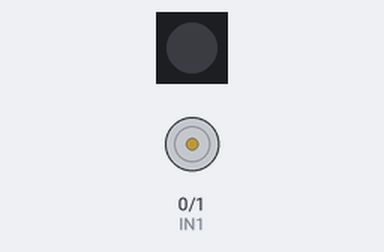
Simulated run of this sketch. Board: Arduino Uno, built with avr-gcc and run on an emulated ATmega328P. On the bench: 1 RGB LEDs in strip order, left to right, motor-driver pin pairs drawn as motors (green arrow = first pin HIGH = forward, orange = second pin HIGH = backward, longer = more drive).

Above: at 3.0 s.
Timing chart, 0 to 6.5 s (numbered marks = the images above):
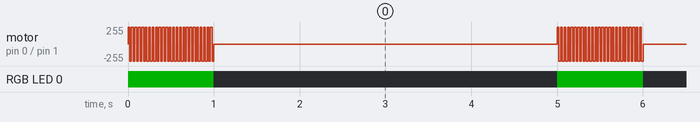

Measured:
- by itself, motor on pin 0 (IN1) / pin 1 (IN2): moves between backward 255/255 and forward 255/255, repeating every 5.0 s
- by itself, RGB LED 0: alternates RGB(0, 60, 0) for 1.0 s and off for 4.0 s

The sketch:

suoneria_rp2040.ino
```cpp
// ============================================================
//  Festival phone - bell ringer
//  Waveshare RP2040-Zero + L298N (channel A)
//  Arduino IDE - arduino-pico core (Earle Philhower)
// ------------------------------------------------------------
//  Wiring:
//    L298N IN1 <- GP0
//    L298N IN2 <- GP1
//    L298N ENA :  jumper fitted (H-bridge always enabled)
//    L298N OUT1/OUT2 -> bell coil terminals
//    Common ground between L298N, RP2040-Zero and 12 V negative
//
//  Debug LED: the RP2040-Zero has an onboard WS2812 RGB LED on
//  GP16. It turns green while the bell is ringing, off when idle.
//  Requires the "Adafruit NeoPixel" library.
//
//  Note: the ringer is a polarized bistable type. If the armature
//  snaps once and stays put instead of oscillating, swap the
//  IN1/IN2 wires (polarity direction matters).
// ============================================================

#include <Adafruit_NeoPixel.h>

const uint8_t IN1     = 0;    // GP0 -> L298N IN1
const uint8_t IN2     = 1;    // GP1 -> L298N IN2
const uint8_t LED_PIN = 16;   // onboard WS2812 RGB LED (GP16)

Adafruit_NeoPixel led(1, LED_PIN, NEO_GRB + NEO_KHZ800);

// Clapper oscillation frequency: tune by ear between 20 and 25 Hz
const uint16_t RING_FREQ_HZ   = 25;
const uint16_t HALF_PERIOD_MS = 1000 / (2 * RING_FREQ_HZ);   // 20 ms at 25 Hz

// Ring cadence
const uint16_t RING_ON_MS  = 1000;   // duration of a single ring
const uint16_t RING_OFF_MS = 4000;   // pause between rings

void setLed(uint8_t r, uint8_t g, uint8_t b) {
  led.setPixelColor(0, led.Color(r, g, b));
  led.show();
}

// Coil at rest: both inputs low -> no current through the coil
void coilOff() {
  digitalWrite(IN1, LOW);
  digitalWrite(IN2, LOW);
}

// Bipolar square wave: alternates polarity for 'durationMs'.
// LED is green while ringing (debug indicator).
void ringBurst(uint16_t durationMs) {
  setLed(0, 60, 0);            // green on: ringing
  unsigned long start = millis();
  while (millis() - start < durationMs) {
    digitalWrite(IN1, HIGH);   // polarity A -> gong 1
    digitalWrite(IN2, LOW);
    delay(HALF_PERIOD_MS);
    digitalWrite(IN1, LOW);    // polarity B -> gong 2
    digitalWrite(IN2, HIGH);
    delay(HALF_PERIOD_MS);
  }
  coilOff();
  setLed(0, 0, 0);             // LED off: idle
}

void setup() {
  pinMode(IN1, OUTPUT);
  pinMode(IN2, OUTPUT);
  coilOff();
  led.begin();
  setLed(0, 0, 0);
}

void loop() {
  ringBurst(RING_ON_MS);
  delay(RING_OFF_MS);
}
```
